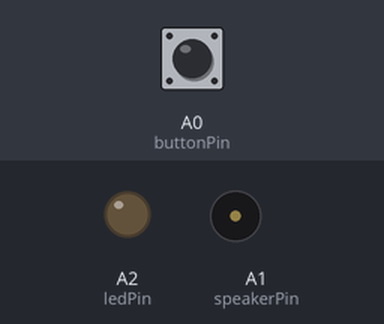
Bench run of a sketch on a simulated Arduino Uno, built with avr-gcc and run on an emulated ATmega328P. Parts: output pins drawn as LEDs (lit = HIGH), buzzer (waves = sounding). Inputs (shaded band) come from the test bench; at power-on: A0 (buttonPin) HIGH.

Above: at 1.2 s.
1.3 s: A0 (buttonPin) pulled LOW for 0.15 s
At 1.37 s:
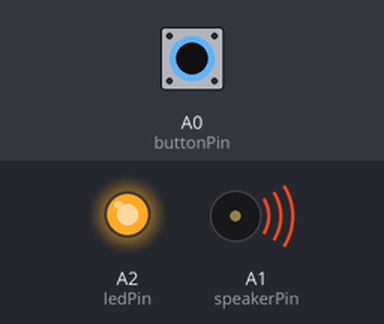
2.9 s: A0 (buttonPin) pulled LOW for 3.2 s
At 7.3 s:
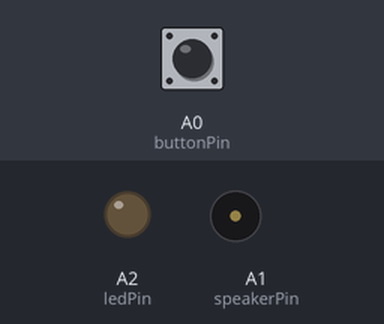
Timing chart, 0 to 8.8 s (numbered marks = the images above; inputs shaded):
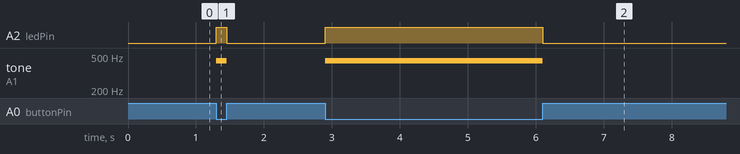

The sketch:

LED_Button_Speaker_Test.ino
```cpp
const int buttonPin = A0;      // Connect via switch to GND
const int ledPin =  A2;       // Connect via 220R to GND
const int speakerPin = A1;    // Connect via Piezo Buzzer to GND

int buttonState = 0;

void setup() {
  pinMode(ledPin, OUTPUT);
  pinMode(buttonPin, INPUT_PULLUP);
}

void loop() {
  buttonState = digitalRead(buttonPin);

  if (buttonState == LOW) {
    digitalWrite(ledPin, HIGH);
    tone(speakerPin,440);
  }
  else {
    digitalWrite(ledPin, LOW);
    noTone(speakerPin);
  }
}
```

Measured:
- after the input at 1.3 s, A2 (ledPin): LOW → HIGH at once, → LOW 0.15 s later; tone on A1 (speakerPin): silent → 440 Hz at once, → silent 0.15 s later
- after the input at 2.9 s, A2 (ledPin): LOW → HIGH at once, → LOW 3.2 s later; tone on A1 (speakerPin): silent → 440 Hz at once, → silent 3.2 s later
